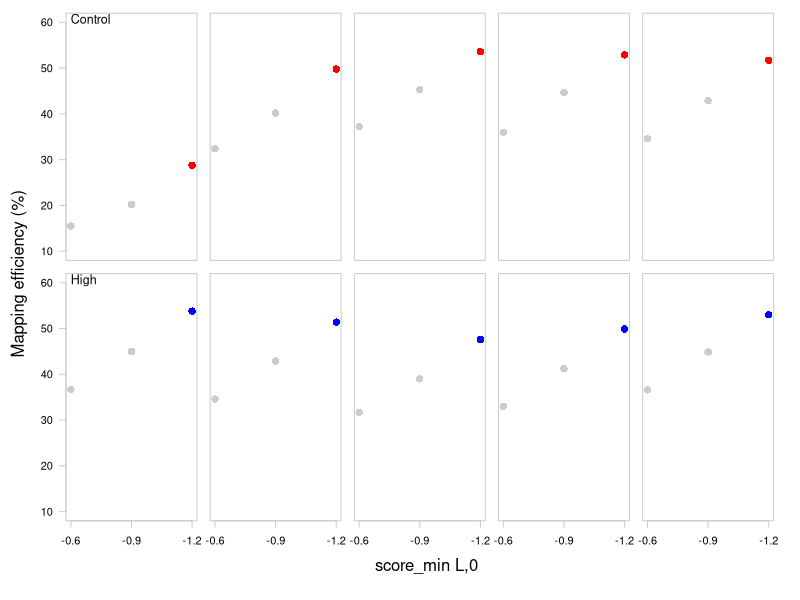

Source code (R):
## ---- chunk 1
knitr::opts_chunk$set(echo = TRUE)
## ---- chunk 2
sessionInfo()
## ---- chunk 3
mappingEfficiency <- read.csv("../data/2018-12-03-Mapping-Efficiency.csv", header = TRUE) #Import data
row.names(mappingEfficiency) <- mappingEfficiency[,1] #Change sample to row names
mappingEfficiency <- mappingEfficiency[,-1] #Remove first column
colnames(mappingEfficiency) <- c("L,0,-0.6", "L,0,-0.9", "L,0,-1.2") #Change column names
head(mappingEfficiency)
## ---- chunk 4
mappingEfficiency.trans <- as.data.frame(t(mappingEfficiency)) #Transpose dataframe so rows are different score_min parameters
head(mappingEfficiency.trans) #Confirm transposition
nSamples <- length(mappingEfficiency.trans) #Calculate number of samples
## ---- chunk 5
#tiff("2018-12-03-Mapping-Efficiency.tiff", width = 11, height = 8.5, units = "in", res = 100)

par(mfrow = c(2, 5), oma = c(5, 5, 1, 1), mar = c(1, 0, 0, 1)) #Create a 5x2 multipanel plot, filling in rows. Remove space fro inner margins but add space to outer margins

for(i in 1:(nSamples/2)) { #For each control sample
  plot(mappingEfficiency.trans[, i], ylim = c(10, 60), type = "p", cex = 1.5, pch = 16, col = c("grey80", "grey80", "red"), xlab = "", ylab = "", axes = FALSE) #Plot mapping efficiency in the same color as methylKit dendograms
  box(col = "grey80")
  if(i == 1) { #For the leftmost plot
    mtext(side = 3, line = -1, text = "Control", cex = 0.75, at = c(1, 60), adj = 0) #Add treatment designation
    axis(side = 2, las = 1, at = seq(10, 60, by = 10), col = "grey80") #Add an axis with mapping efficiency percentages
  }
}

for(i in 6:(nSamples)) { #For each treatment sample
  plot(mappingEfficiency.trans[, i], ylim = c(10, 60), type = "p", cex = 1.5, pch = 16, col = c("grey80", "grey80", "blue"), xlab = "", ylab = "", axes = FALSE)
  axis(side = 1, las = 1, at = c(1:3), labels = c(-0.6, -0.9, -1.2), col = "grey80") #Add bottom axis
  box(col = "grey80")
  if(i == 6) { #For the leftmost plot
    mtext(side = 3, line = -1, text = "High", cex = 0.75, at = c(1, 60), adj = 0) #Add treatment designation
    axis(side = 2, las = 1, at = seq(10, 60, by = 10), col = "grey80") #Add an axis with mapping efficiency percentages
  }
}
mtext(side = 1, outer = TRUE, line = 2, cex = 1, text = "score_min L,0", font = 1) #Add x-axis label
mtext(side = 2, outer = TRUE, line = 3, cex = 1, text = "Mapping efficiency (%)", font = 1) #Add x-axis label

#dev.off()
